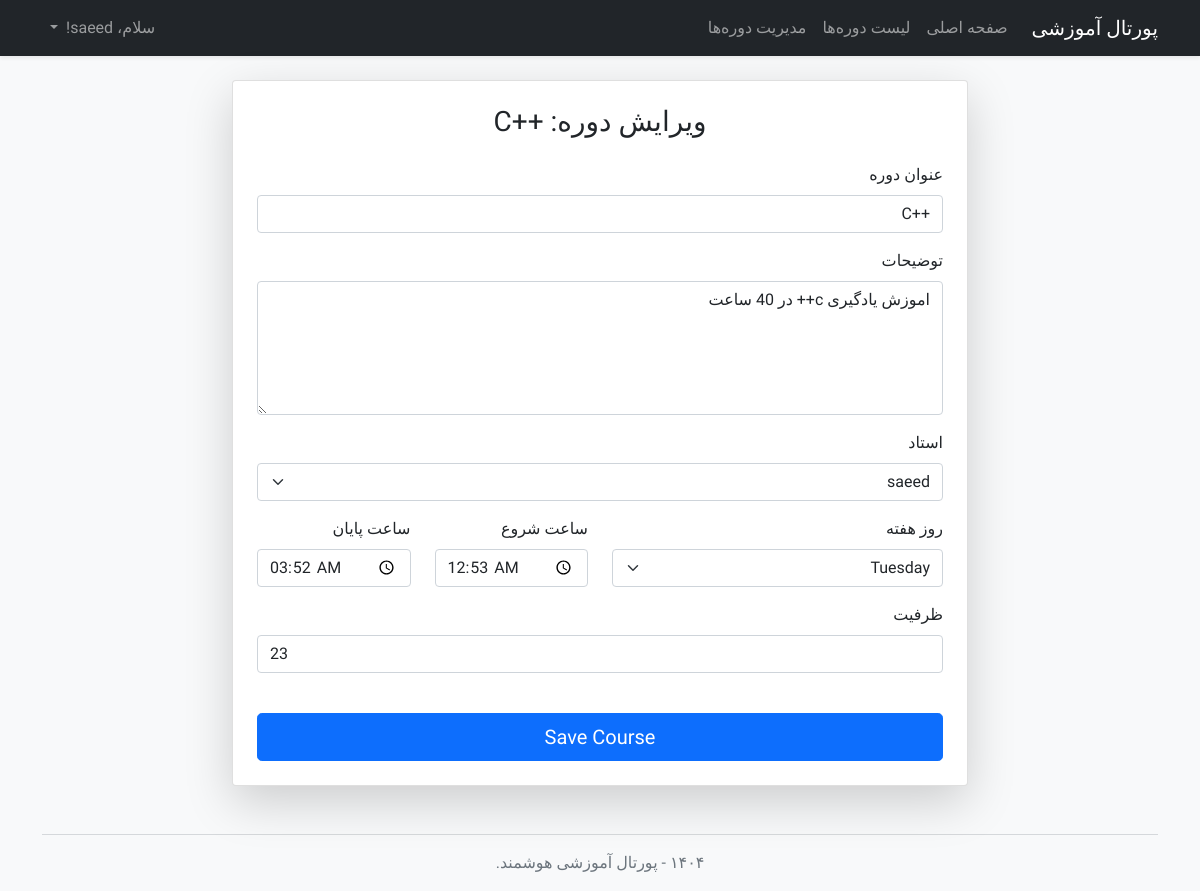
The page /course/1/edit (signed in) on the database as committed earlier.
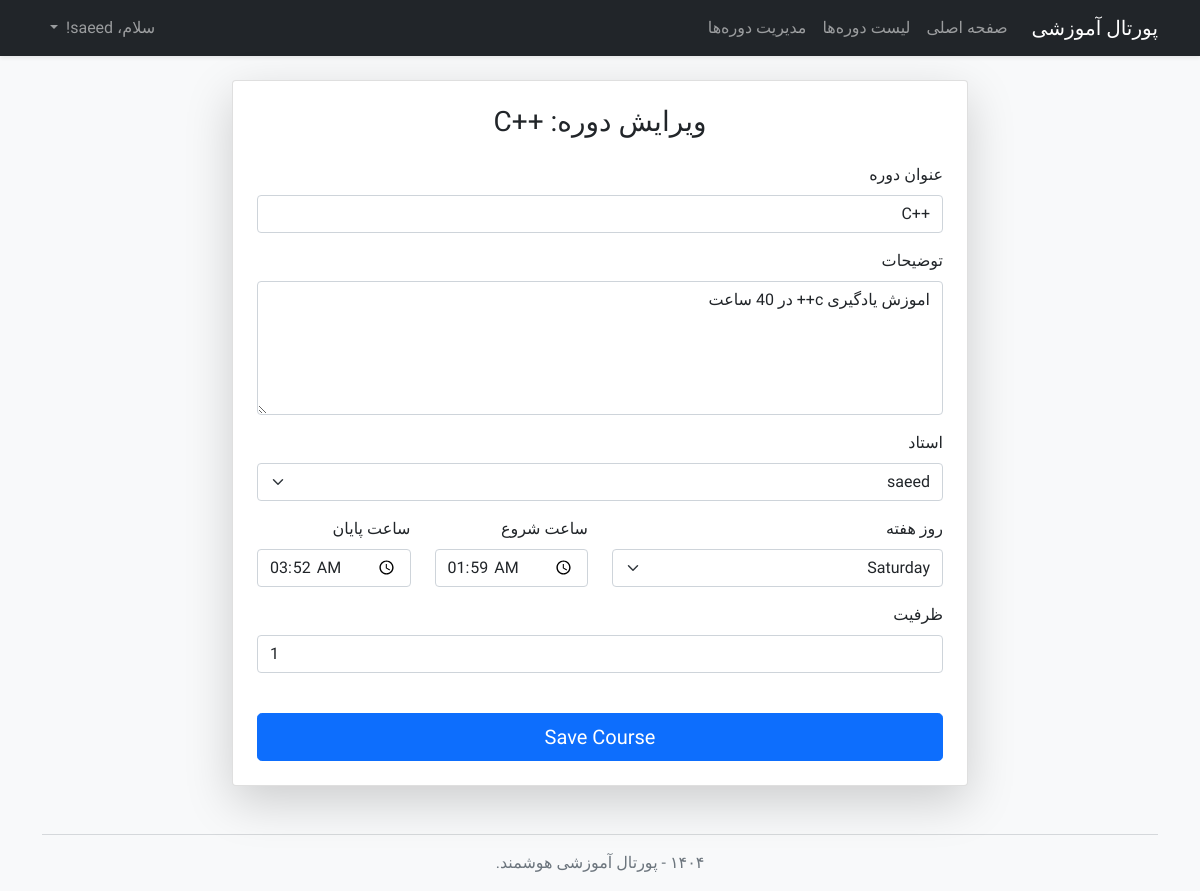
The same page on the database as committed later.
### app/models.py (models this page shows, shortened)
class Course(db.Model):
    id = db.Column(db.Integer, primary_key=True)
    title = db.Column(db.String(140), nullable=False)
    description = db.Column(db.Text)
    day_of_week = db.Column(db.String(20), nullable=False)
    start_time = db.Column(db.Time, nullable=False)
    end_time = db.Column(db.Time, nullable=False)
    capacity = db.Column(db.Integer, default=20)
    instructor_id = db.Column(db.Integer, db.ForeignKey('user.id'))
    enrollments = db.relationship('Enrollment', backref='course', lazy='dynamic', foreign_keys='Enrollment.course_id')

### app/routes.py (the view)
@app.route('/course/<int:course_id>/edit', methods=['GET', 'POST'])
@login_required
def edit_course(course_id):
    course = Course.query.get_or_404(course_id)
    if current_user.role != 'admin' and course.instructor_id != current_user.id:
        abort(403)
    form = CourseForm()
    if form.validate_on_submit():
        course.title = form.title.data
        course.description = form.description.data
        course.instructor_id = form.instructor.data.id
        course.day_of_week = form.day_of_week.data
        course.start_time = form.start_time.data
        course.end_time = form.end_time.data
        course.capacity = form.capacity.data
        db.session.commit()
        flash('The course has been updated successfully!', 'success')
        return redirect(url_for('manage_courses'))
    elif request.method == 'GET':
        form.title.data = course.title
        form.description.data = course.description
        form.instructor.data = course.instructor
        form.day_of_week.data = course.day_of_week
        form.start_time.data = course.start_time
        form.end_time.data = course.end_time
        form.capacity.data = course.capacity
    return render_template('course_form.html', title='Edit Course', form=form, legend=f'ویرایش دوره: {course.title}')

### app/forms.py
class CourseForm(FlaskForm):
    title = StringField('Course Title', validators=[DataRequired()])
    description = TextAreaField('Description', validators=[DataRequired()])
    instructor = QuerySelectField('Instructor',query_factory=instructor_query,get_label='username',allow_blank=False)
    day_of_week = SelectField('Day of Week', choices=[
        ('Saturday', 'Saturday'), ('Sunday', 'Sunday'), ('Monday', 'Monday'),
        ('Tuesday', 'Tuesday'), ('Wednesday', 'Wednesday'), ('Thursday', 'Thursday'), ('Friday', 'Friday')
    ], validators=[DataRequired()])
    start_time = TimeField('Start Time', validators=[DataRequired()])
    end_time = TimeField('End Time', validators=[DataRequired()])
    capacity = IntegerField('Capacity', validators=[DataRequired()])
    submit = SubmitField('Save Course')

### app/forms.py (called while the page is built)
def instructor_query():
    return User.query.filter_by(role='instructor')

### app/models.py (called while the page is built)
@login.user_loader
def load_user(id):
    return User.query.get(int(id))

### app/templates/course_form.html (shortened to what this page needs)
{% extends "base.html" %}
{% block content %}
<div class="row justify-content-center">
    <div class="col-md-8">
        <div class="card shadow-lg">
            <div class="card-body p-4">
                <h3 class="card-title text-center mb-4">{{ legend }}</h3>
                <form method="POST" action="" novalidate>
                    <fieldset class="form-group">
                        <div class="mb-3">
                            <label for="title" class="form-label">عنوان دوره</label>
                            {{ form.title(class="form-control") }}
                        </div>
                        <div class="mb-3">
                            <label for="description" class="form-label">توضیحات</label>
                            {{ form.description(class="form-control", rows=5) }}
                        </div>
                        <div class="mb-3">
                            <label for="instructor" class="form-label">استاد</label>
                            {{ form.instructor(class="form-select") }}
                        </div>
                        <div class="row">
                            <div class="col-md-6 mb-3">
                                <label for="day_of_week" class="form-label">روز هفته</label>
                                {{ form.day_of_week(class="form-select") }}
                            </div>
                            <div class="col-md-3 mb-3">
                                <label for="start_time" class="form-label">ساعت شروع</label>
                                {{ form.start_time(class="form-control") }}
                            </div>
                            <div class="col-md-3 mb-3">
                                <label for="end_time" class="form-label">ساعت پایان</label>
                                {{ form.end_time(class="form-control") }}
                            </div>
                        </div>
                        <div class="mb-3">
                            <label for="capacity" class="form-label">ظرفیت</label>
                            {{ form.capacity(class="form-control") }}
                        </div>
                    </fieldset>
                    <div class="d-grid mt-4">
                        {{ form.submit(class="btn btn-primary btn-lg") }}
                    </div>
                </form>
            </div>
        </div>
    </div>
</div>
{% endblock %}

Rows that differ between the two databases and show on the page:
changed Course "اموزش یادگیری c++ در 40 ساعت": day_of_week "Tuesday" → "Saturday"; start_time "00:53" → "01:59"; capacity "23" → "1"
